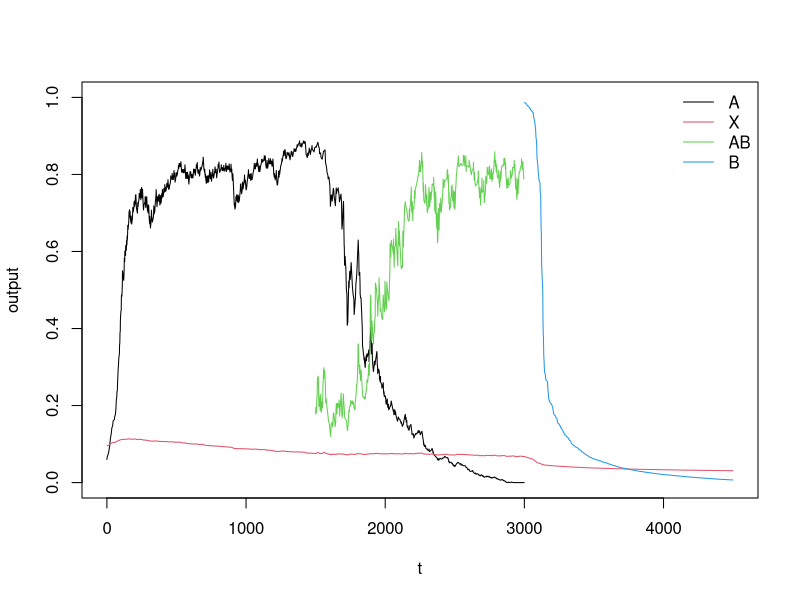

The R source for this figure:
d <- read.table("feature-reversal.dat")
names(d) <- c("t","cs","out")
A <- subset( d, cs=="A" )
B <- subset( d, cs=="B" )
AB <- subset( d, cs=="AB" )
X <- subset( d, cs=="X" )
pdf( "feature-reversal.pdf", height=5, width=5 )
plot(A$t, A$out, type="l", xlab="t", xlim=c(1,max(d$t)),
     ylab="output", ylim=c(0,1) )
lines( X$t, X$out, col=2 )
lines( AB$t, AB$out, col=3 )
lines( B$t, B$out, col=4 )
legend("topright",legend=c("A","X","AB","B"), bty="n",
       lty=1, col=c(1,2,3,4) )
dev.off()
